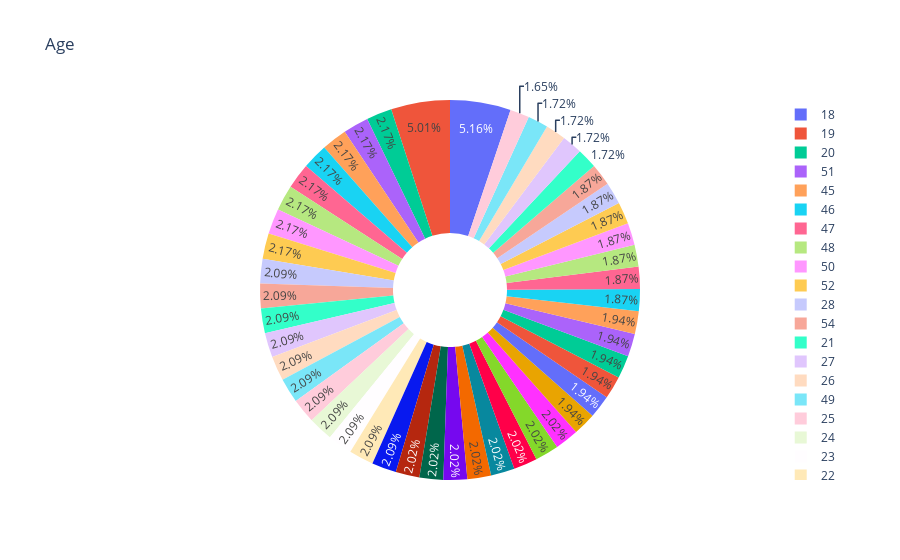
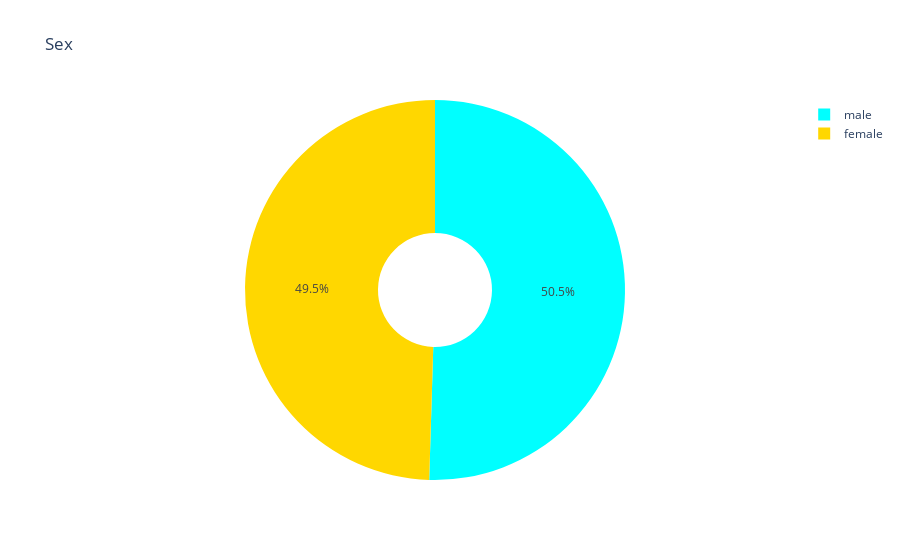
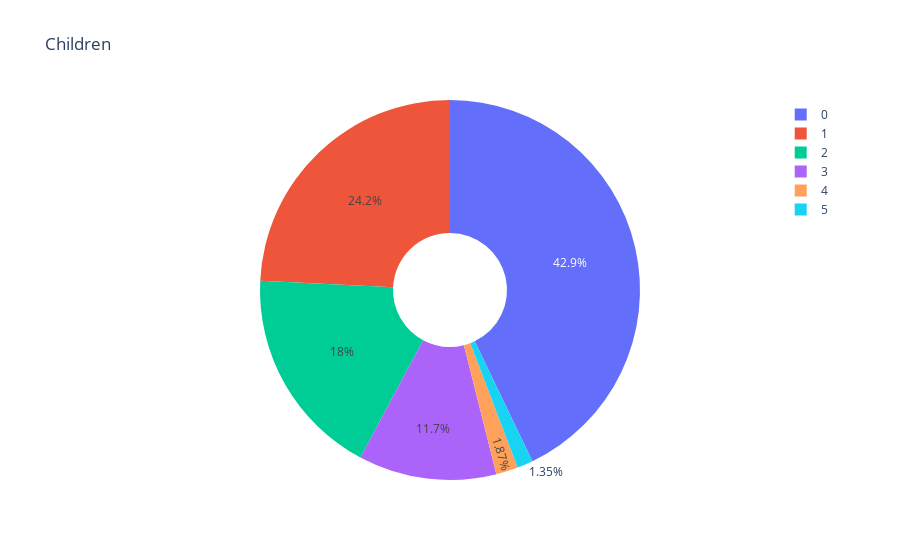
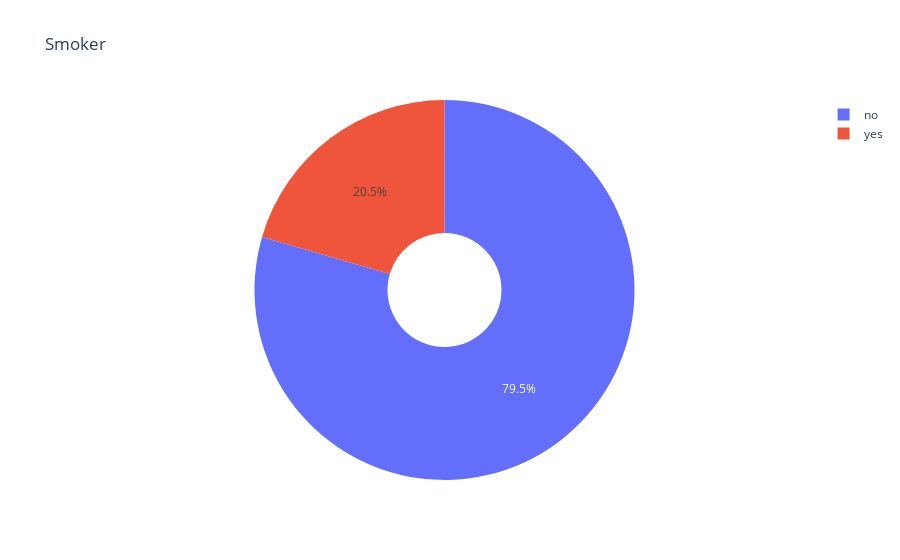

Notebook cell for these charts, in order:
### Code cell
age = datas['age'].value_counts()
sex = datas['sex'].value_counts()
children = datas['children'].value_counts()
smoker = datas['smoker'].value_counts()
region = datas['region'].value_counts()



label_age = age.index
size_age = age.values

label_sex = sex.index
size_sex = sex.values

label_children = children.index
size_children = children.values

label_smoker = smoker.index
size_smoker = smoker.values

label_region = region.index
size_region = region.values

colors = []
trace = go.Pie(
         labels = label_age, values = size_age, marker = dict(colors = colors), name = 'Age', hole = 0.3)

colors2 = ['aqua', 'gold']
trace2 = go.Pie(labels = label_sex, values = size_sex, marker = dict(colors = colors2), name = 'Sex',
                hole = 0.3)

colors3 = []
trace3 = go.Pie(
         labels = label_children, values = size_children, marker = dict(colors = colors), name = 'Children', hole = 0.3)

colors4 = []
trace4 = go.Pie(
         labels = label_smoker, values = size_smoker, marker = dict(colors = colors), name = 'Smoker', hole = 0.3)

colors5 = []
trace5 = go.Pie(
         labels = label_region, values = size_region, marker = dict(colors = colors), name = 'Region', hole = 0.3)

df = [trace]
df2 = [trace2]
df3 = [trace3]
df4 = [trace4]
df5 = [trace5]

layout1 = go.Layout(
           title = 'Age')
layout2 = go.Layout(
           title = 'Sex')
layout3 = go.Layout(
           title = 'Children')
layout4 = go.Layout(
           title = 'Smoker')
layout5 = go.Layout(
           title = 'Region')

fig = go.Figure(data = df, layout = layout1)
fig2 = go.Figure(data = df2, layout = layout2)
fig3 = go.Figure(data = df3, layout = layout3)
fig4 = go.Figure(data = df4, layout = layout4)
fig5 = go.Figure(data = df5, layout = layout5)


py.iplot(fig)
py.iplot(fig2)
py.iplot(fig3)
py.iplot(fig4)
py.iplot(fig5)

### Figure 1 — Plotly figure (JSON) as saved in the notebook; plotly's stock layout.template omitted (floating-point values rounded to 4 significant figures)
{"data": [{"hole": 0.3, "labels": [18, 19, 20, 51, 45, 46, 47, 48, 50, 52, 28, 54, 21, 27, 26, 49, 25, 24, 23, 22, 53, 42, 44, 43, 41, 40, 31, 30, 29, 56, 34, 33, 32, 57, 55, 35, 59, 58, 36, 39, 38, 37, 60, 61, 62, 63, 64], "marker": {"colors": []}, "name": "Age", "type": "pie", "values": [69, 67, 29, 29, 29, 29, 29, 29, 29, 29, 28, 28, 28, 28, 28, 28, 28, 28, 28, 28, 28, 27, 27, 27, 27, 27, 27, 27, 27, 26, 26, 26, 26, 26, 26, 25, 25, 25, 25, 25, 25, 25, 23, 23, 23, 23, 22]}], "layout": {"title": {"text": "Age"}}}

### Figure 2 — Plotly figure (JSON) as saved in the notebook; plotly's stock layout.template omitted (floating-point values rounded to 4 significant figures)
{"data": [{"hole": 0.3, "labels": ["male", "female"], "marker": {"colors": ["aqua", "gold"]}, "name": "Sex", "type": "pie", "values": [675, 662]}], "layout": {"title": {"text": "Sex"}}}

### Figure 3 — Plotly figure (JSON) as saved in the notebook; plotly's stock layout.template omitted (floating-point values rounded to 4 significant figures)
{"data": [{"hole": 0.3, "labels": [0, 1, 2, 3, 4, 5], "marker": {"colors": []}, "name": "Children", "type": "pie", "values": [573, 324, 240, 157, 25, 18]}], "layout": {"title": {"text": "Children"}}}

### Figure 4 — Plotly figure (JSON) as saved in the notebook; plotly's stock layout.template omitted (floating-point values rounded to 4 significant figures)
{"data": [{"hole": 0.3, "labels": ["no", "yes"], "marker": {"colors": []}, "name": "Smoker", "type": "pie", "values": [1063, 274]}], "layout": {"title": {"text": "Smoker"}}}
